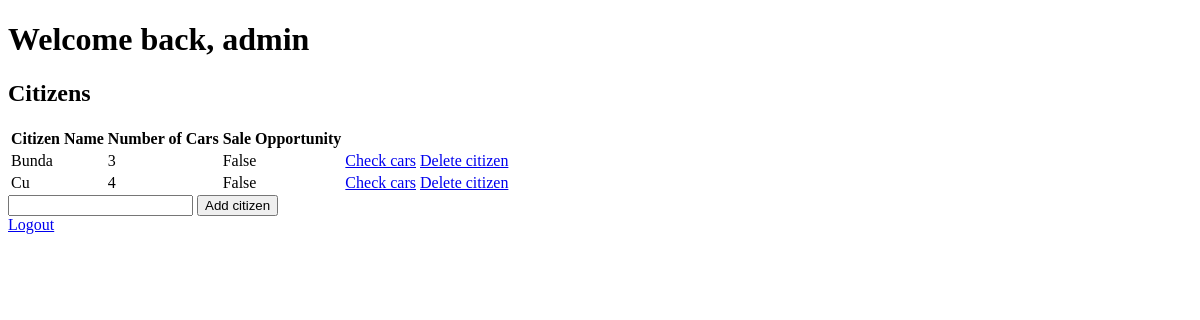
/ (signed in), run on an earlier commit of the app's database.
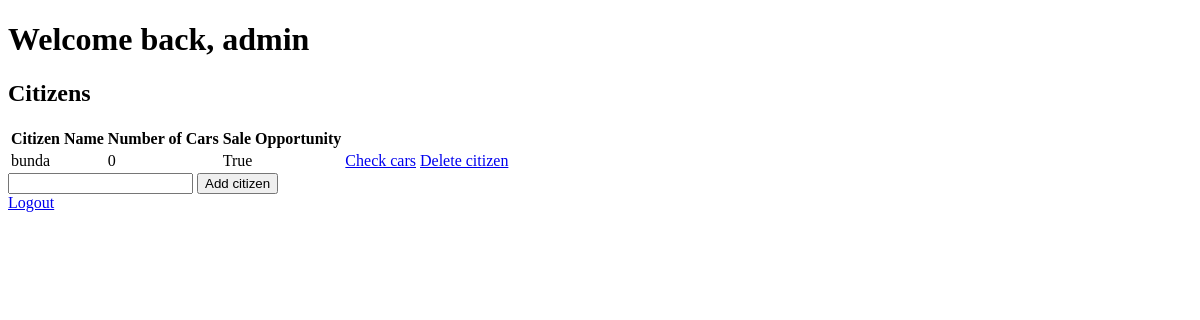
And on a later commit of the database.
### app/models.py (models this page shows, shortened)
class Citizen(db.Model):
    id = db.Column(db.Integer, primary_key=True)
    name = db.Column(db.String(128), nullable=False)
    sale_opportunity = db.Column(db.Boolean, unique=False, default=True)
    cars = db.relationship('Car', backref='citizen', lazy='dynamic')

### app/app.py (the view)
@app.route('/', methods=['POST', 'GET'])
def index():
    if 'user' in session:
        user = session['user']
        if request.method == 'POST':
            form_content = request.form['content']
            new_citizen = Citizen(name=form_content, sale_op=True)
            try:
                db.session.add(new_citizen)
                db.session.commit()
                return redirect('/')
            except:
                return 'There was an error'
        else:
            citizens = Citizen.query.order_by(Citizen.id).all()
            car_citizen = db.session.query(Citizen.name, db.func.count(Car.citizen_id)) \
                .outerjoin(Car, Citizen.id == Car.citizen_id).group_by(Citizen.name).all()
            car_citizen = dict(car_citizen)
            return render_template('index.html', citizens=citizens, user=user,
                                    car_citizen=car_citizen)
    else:
        return redirect(url_for('login'))

### app/templates/index.html (shortened to what this page needs)
{% extends 'base.html' %}
{% block body %}
<div class="content">
  <h1>Welcome back, {{ user }}</h1>
  <h2>Citizens</h2>
  {% if citizens|length < 1%}
  <h3>No citizens yet. Create one below.</h3>
  {% else %}
  <table>
    <tr>
      <th>Citizen Name</th>
      <th>Number of Cars</th>
      <th>Sale Opportunity</th>
    </tr>
      {% for citizen in citizens %}
      <tr>
        <td>{{ citizen.name }}</td>
        <td>{{ car_citizen[citizen.name] }}</td>
        <td>{{ citizen.sale_opportunity }}</td>
        <td>
          <a href="/update/{{ citizen.id }}">Check cars</a>
        </td>
        <td>
          <a href="/delete_citizen/{{ citizen.id }}" onclick="return confirm('Are you sure you want to delete this item?');">Delete citizen</a>
        </td>
      </tr>
      {% endfor %}
  </table>
  {% endif %}
  <form action="/" method="POST">
    <input type="text" name="content" id="content">
    <input type="submit" value="Add citizen">
  </form>
</div>
<div>
  <a href="{{ url_for('logout') }}">Logout</a>
</div>
{% endblock %}

### app/templates/base.html (shortened to what this page needs)
<!DOCTYPE html>
<html lang="en">
<head>
</head>
<body>
    {% block body %}{% endblock %}
</body>
</html>

What changed in the data, as far as the page shows it:
removed Citizen: name "Cu", name "4", sale_opportunity "False"
changed Citizen: name "Bunda" → "bunda"; name "3" → "0"; sale_opportunity "False" → "True"
